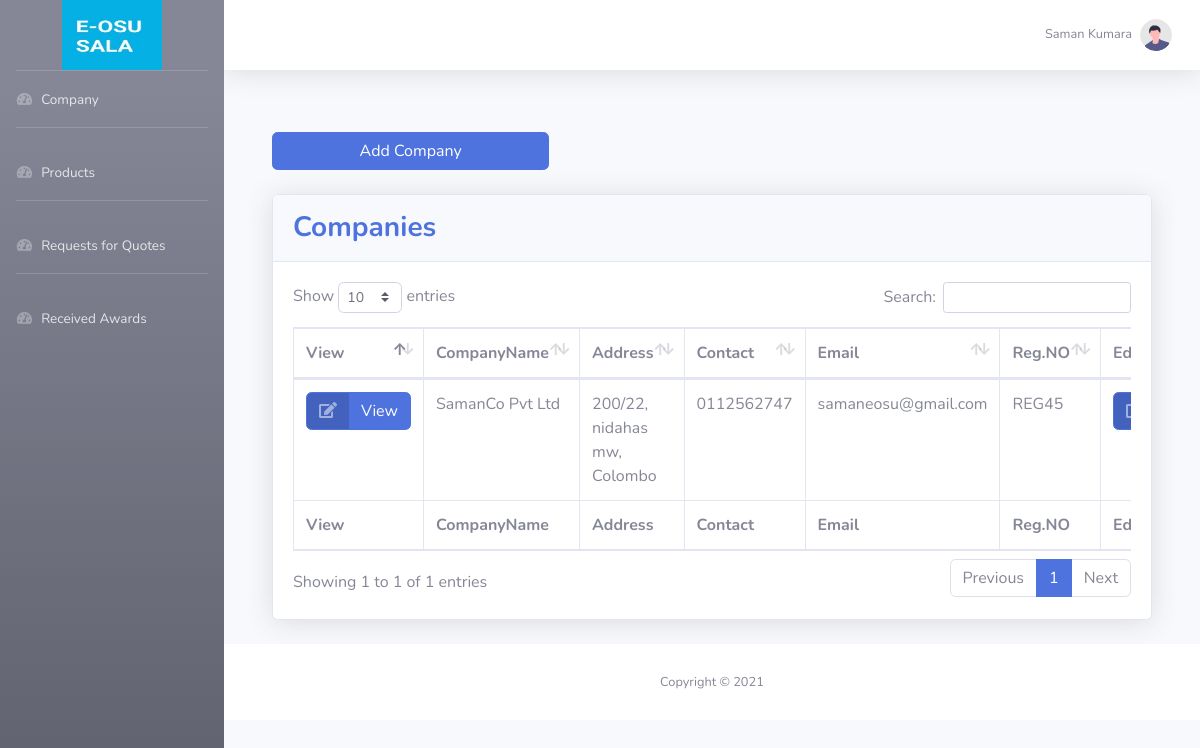
The app's page /supplierHome.php (signed in) with its own data.
### tables this page shows
CREATE TABLE `suppliercompany` (
  `company_id` int(11) NOT NULL,
  `Supplier_supplier_id` int(11) NOT NULL,
  `name` varchar(100) NOT NULL,
  `address` varchar(100) DEFAULT NULL,
  `contactNo` varchar(45) DEFAULT NULL,
  `email` varchar(45) DEFAULT NULL,
  `regnNo` varchar(45) DEFAULT NULL,
  `city` varchar(45) DEFAULT NULL,
  `year_established` int(11) DEFAULT NULL,
  `create_date` datetime NOT NULL,
  `update_date` datetime DEFAULT NULL,
  `Active` tinyint(4) DEFAULT 1
);

### view/supplierviews/company.php (the view, shortened to what this page needs)
<!DOCTYPE html>
<html lang="en">
<head>
</head>
<body id="page-top">
    <?php include 'config/database.php';
    ?>
    <div id="wrapper">
        <div id="content-wrapper" class="d-flex flex-column">
            <div id="content">
                <div class="container-fluid">
                    <div class="row ">
                        <div class="col-4">
                            <a href="#" class="btn btn-primary btn-user btn-block" data-toggle="modal"
                                data-target="#companydata">
                                Add Company
                            </a>
                        </div>
                    </div>
                    <br>
                    <div class="card shadow mb-4">
                        <div class="card-header py-3">
                            <h3 class="m-0 font-weight-bold text-primary">Companies</h3>
                        </div>
                        <div class="card-body">
                            <div class="table-responsive">
                                <table class="table table-bordered" id="dataTable" width="100%" cellspacing="0">
                                    <thead>
                                        <tr>
                                            <th>View</th>
                                            <th>CompanyName</th>
                                            <th>Address</th>
                                            <th>Contact</th>
                                            <th>Email</th>
                                            <th>Reg.NO</th>
                                            <th>Edit</th>
                                        </tr>
                                    </thead>
                                    <tfoot>
                                        <tr>
                                        <th>View</th>
                                            <th>CompanyName</th>
                                            <th>Address</th>
                                            <th>Contact</th>
                                            <th>Email</th>
                                            <th>Reg.NO</th>
                                            <th>Edit</th>
                                        </tr>
                                    </tfoot>
                                    <tbody>
                                        <?php
                                        $supplier_id = $_SESSION["SUID"];
                                        $company = $conn->query("SELECT * FROM SupplierCompany
                                         WHERE Supplier_supplier_id = $supplier_id  order by create_date asc");
                                        while($row=$company->fetch_assoc()):
								        ?>
                                        <tr>
                                            <td> <a href="" class="btn btn-primary btn-icon-split company_view"
                                                    data-toggle="modal" data-target="#" id="">
                                                    <span class="icon text-white-50">
                                                        <i class="fas fa-edit"></i>
                                                    </span>
                                                    <span class="text">View</span>
                                                </a></td>
                                            <td><?php echo $row["name"];?></td>
                                            <td><?php echo $row["address"];?></td>
                                            <td><?php echo $row["contactNo"];?></td>
                                            <td><?php echo $row["email"];?></td>
                                            <td><?php echo $row["regnNo"];?></td>
                                            <td> <a href="" class="btn btn-primary btn-icon-split company_edit"
                                                    data-toggle="modal" data-target="#companydata" id="company_btn"
                                                    data-com-id="<?php echo $row["company_id"]; ?>"
                                                    data-name="<?php echo $row["name"]; ?>"
                                                    data-address="<?php echo $row["address"]; ?>"
                                                    data-contact="<?php echo $row["contactNo"]; ?>"
                                                    data-email="<?php echo $row["email"]; ?>"
                                                    data-reg="<?php echo $row["regnNo"]; ?>"
                                                    data-city="<?php echo $row["city"]; ?>"
                                                    data-year_estab="<?php echo $row["year_established"]; ?>"
                                                    data-active="<?php echo $row["Active"]; ?>"
                                                    >
                                                    <span class="icon text-white-50">
                                                        <i class="fas fa-edit"></i>
                                                    </span>
                                                </a></td>
                                        </tr>
                                        <?php endwhile; ?>
                                    </tbody>
                                </table>
                            </div>
                        </div>
                    </div>
                </div>
            </div>
        </div>
    </div>
</body>
</html>

### records on screen
suppliercompany: name "SamanCo Pvt Ltd", address "200/22, nidahas mw, Colombo", contactNo "0112562747", email "samaneosu@gmail.com", regnNo "REG45"

### other values on screen
$_SESSION["Name"] "Saman Kumara"
